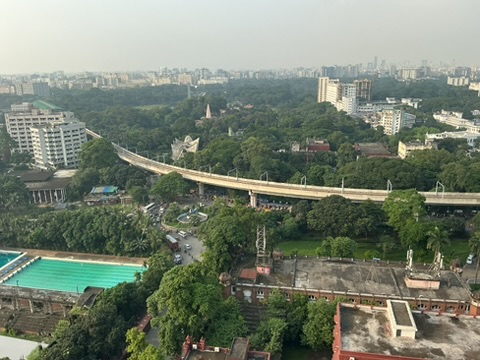
#> input picture First Lab/image1.jpeg, 480 x 360 px
$ python hi.py
#> lines starting #> are read from the running program, lines starting #| are printed output that depends on the picture; after the words box and inside, x2 and y2 are one past the last pixel; in counts of white or black regions, pixels touching at a corner belong together

import cv2
import numpy as np
import matplotlib.pyplot as plt

img = cv2.imread('image1.jpeg')
#> img is the input picture: shape (360, 480, 3); mean B, G, R 113.8, 129.1, 120.4
img1 = cv2.imread('image2.jpeg')
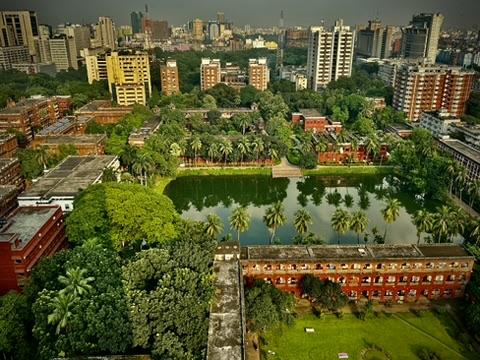
#> input picture First Lab/image2.jpeg, 480 x 360 px
#> img1 is the input picture: shape (360, 480, 3); mean B, G, R 46.9, 89.2, 89.2


# Re-load images in grayscale mode for a clean start
gray_image = cv2.imread('image1.jpeg', 0)
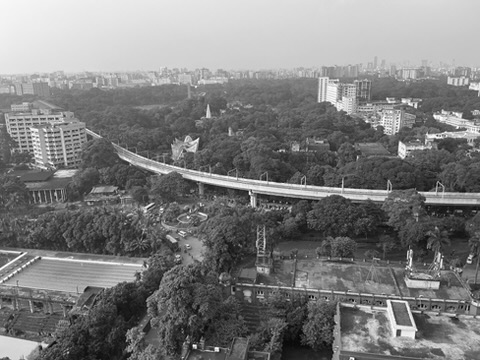
#> gray_image: shape (360, 480); min 0, max 255, mean 124.8
gray_image1 = cv2.imread('image2.jpeg', 0)
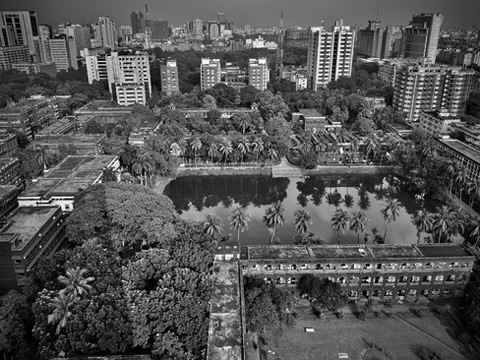
#> gray_image1: shape (360, 480); min 0, max 255, mean 84.3

if gray_image is None or gray_image1 is None:
    print("Error: Could not load grayscale images. Check file paths.")
else:
    # Otsu's Binarization for Image 1: The threshold value is ignored (set to 0)
    # when THRESH_OTSU is used, as the optimal value is calculated automatically.
    ret_otsu1, thresh_otsu1 = cv2.threshold(gray_image, 0, 255,
                                            cv2.THRESH_BINARY + cv2.THRESH_OTSU)
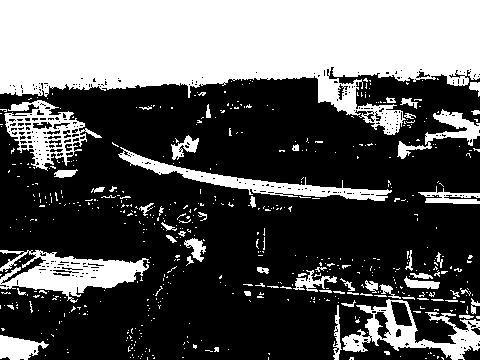
#> thresh_otsu1: shape (360, 480); 35.3% white; 565 white regions (507 under 20 px), largest, box (x1, y1, x2, y2) and area: (0, 0, 480, 135) 41504, (0, 250, 150, 303) 3708, (342, 299, 480, 360) 2861
#> ret_otsu1 = 141

    # Otsu's Binarization for Image 2
    ret_otsu2, thresh_otsu2 = cv2.threshold(gray_image1, 0, 255,
                                            cv2.THRESH_BINARY + cv2.THRESH_OTSU)
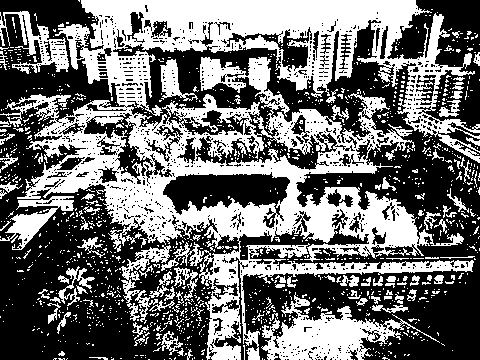
#> thresh_otsu2: shape (360, 480); 43.8% white; 1277 white regions (1176 under 20 px), largest, box (x1, y1, x2, y2) and area: (0, 0, 480, 360) 57159, (261, 292, 440, 360) 4529, (0, 11, 69, 74) 1420
#> ret_otsu2 = 88

    # Concatenate and display final enhanced images
    final_otsu = np.concatenate((thresh_otsu1, thresh_otsu2), axis=1)
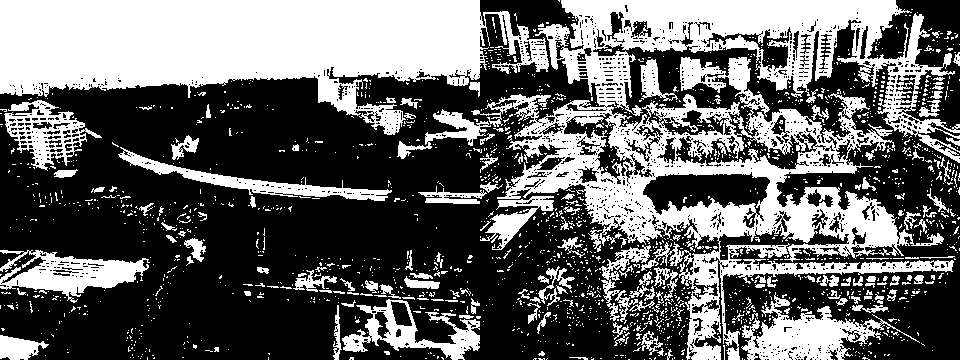
#> final_otsu: shape (360, 960); 39.6% white; 1830 white regions (1676 under 20 px), largest, box (x1, y1, x2, y2) and area: (471, 0, 960, 360) 57191, (0, 0, 549, 135) 42990, (741, 292, 920, 360) 4529
    cv2.imshow("Otsu's Binarization Final Result", final_otsu)
    cv2.waitKey(0)
    cv2.destroyAllWindows()

    cv2.imwrite('rect.jpeg', final_otsu)
